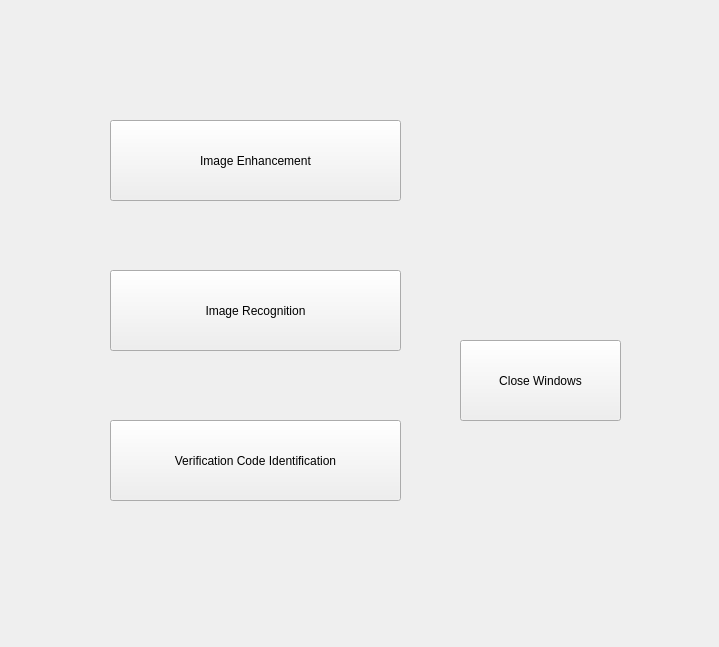
<?xml version="1.0" encoding="UTF-8"?>
<ui version="4.0">
 <class>The_result_guiClass</class>
 <widget class="QMainWindow" name="The_result_guiClass">
  <property name="geometry">
   <rect>
    <x>0</x>
    <y>0</y>
    <width>719</width>
    <height>647</height>
   </rect>
  </property>
  <property name="windowTitle">
   <string notr="true">运行窗口</string>
  </property>
  <property name="styleSheet">
   <string notr="true">background-image: url(:/new_image/C:/Users/14587/Desktop/完成/背景6.jpg);</string>
  </property>
  <property name="toolButtonStyle">
   <enum>Qt::ToolButtonIconOnly</enum>
  </property>
  <property name="animated">
   <bool>true</bool>
  </property>
  <property name="dockOptions">
   <set>QMainWindow::AllowTabbedDocks|QMainWindow::AnimatedDocks</set>
  </property>
  <widget class="QWidget" name="centralWidget">
   <widget class="QPushButton" name="pushButton">
    <property name="geometry">
     <rect>
      <x>110</x>
      <y>120</y>
      <width>291</width>
      <height>81</height>
     </rect>
    </property>
    <property name="styleSheet">
     <string notr="true">color:black;
font: 9pt &quot;Agency FB&quot;;
font: 75 18pt &quot;Agency FB&quot;;</string>
    </property>
    <property name="text">
     <string>Image Enhancement</string>
    </property>
   </widget>
   <widget class="QPushButton" name="pushButton_2">
    <property name="geometry">
     <rect>
      <x>110</x>
      <y>270</y>
      <width>291</width>
      <height>81</height>
     </rect>
    </property>
    <property name="focusPolicy">
     <enum>Qt::StrongFocus</enum>
    </property>
    <property name="contextMenuPolicy">
     <enum>Qt::CustomContextMenu</enum>
    </property>
    <property name="styleSheet">
     <string notr="true">color:black;
font: 75 18pt &quot;Agency FB&quot;;</string>
    </property>
    <property name="text">
     <string>Image Recognition</string>
    </property>
    <property name="checkable">
     <bool>false</bool>
    </property>
   </widget>
   <widget class="QPushButton" name="pushButton_3">
    <property name="geometry">
     <rect>
      <x>110</x>
      <y>420</y>
      <width>291</width>
      <height>81</height>
     </rect>
    </property>
    <property name="styleSheet">
     <string notr="true">color:black;
font: 75 18pt &quot;Agency FB&quot;;</string>
    </property>
    <property name="text">
     <string>Verification Code Identification</string>
    </property>
   </widget>
   <widget class="QPushButton" name="pushButton_4">
    <property name="geometry">
     <rect>
      <x>460</x>
      <y>340</y>
      <width>161</width>
      <height>81</height>
     </rect>
    </property>
    <property name="styleSheet">
     <string notr="true">color:black;
font: 75 18pt &quot;Agency FB&quot;;</string>
    </property>
    <property name="text">
     <string>Close Windows</string>
    </property>
    <property name="autoDefault">
     <bool>false</bool>
    </property>
   </widget>
  </widget>
 </widget>
 <layoutdefault spacing="6" margin="11"/>
 <resources>
  <include location="The_result_gui.qrc"/>
  <include location="new_image.qrc"/>
 </resources>
 <connections>
  <connection>
   <sender>pushButton</sender>
   <signal>clicked()</signal>
   <receiver>The_result_guiClass</receiver>
   <slot>blur_image()</slot>
   <hints>
    <hint type="sourcelabel">
     <x>170</x>
     <y>102</y>
    </hint>
    <hint type="destinationlabel">
     <x>421</x>
     <y>78</y>
    </hint>
   </hints>
  </connection>
  <connection>
   <sender>pushButton_2</sender>
   <signal>clicked()</signal>
   <receiver>The_result_guiClass</receiver>
   <slot>find_image()</slot>
   <hints>
    <hint type="sourcelabel">
     <x>182</x>
     <y>211</y>
    </hint>
    <hint type="destinationlabel">
     <x>362</x>
     <y>157</y>
    </hint>
   </hints>
  </connection>
  <connection>
   <sender>pushButton_3</sender>
   <signal>clicked()</signal>
   <receiver>The_result_guiClass</receiver>
   <slot>find_digital()</slot>
   <hints>
    <hint type="sourcelabel">
     <x>179</x>
     <y>336</y>
    </hint>
    <hint type="destinationlabel">
     <x>372</x>
     <y>312</y>
    </hint>
   </hints>
  </connection>
  <connection>
   <sender>pushButton_4</sender>
   <signal>clicked()</signal>
   <receiver>The_result_guiClass</receiver>
   <slot>over()</slot>
   <hints>
    <hint type="sourcelabel">
     <x>343</x>
     <y>259</y>
    </hint>
    <hint type="destinationlabel">
     <x>317</x>
     <y>354</y>
    </hint>
   </hints>
  </connection>
 </connections>
 <slots>
  <slot>blur_image()</slot>
  <slot>find_image()</slot>
  <slot>find_digital()</slot>
  <slot>over()</slot>
 </slots>
</ui>
